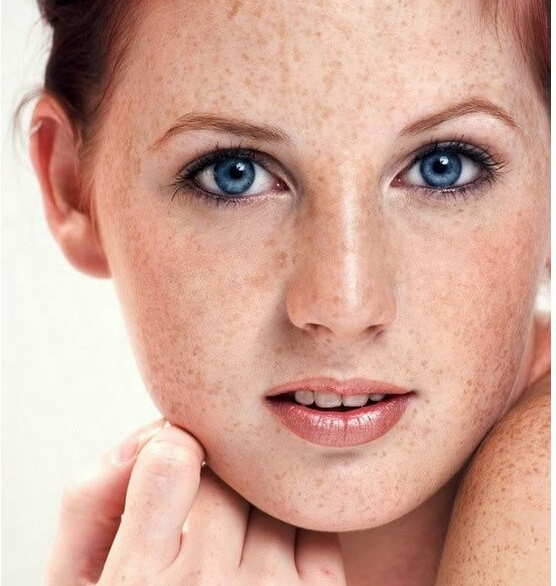
#> input picture Face image beautification/picture1.jpg, 556 x 586 px
$ python main.py   (older library calls are emulated)
#> lines starting #> are read from the running program, lines starting #| are printed output that depends on the picture; after the words box and inside, x2 and y2 are one past the last pixel; in counts of white or black regions, pixels touching at a corner belong together
import cv2 as cv
import numpy as np
import math
from PIL import Image
import matplotlib.pyplot as plt

def imgConvolve(image, kernel):
    '''
    :param image: 图片矩阵
    :param kernel: 滤波窗口
    :return:卷积后的矩阵
    '''
    img_h = int(image.shape[0])
    img_w = int(image.shape[1])
    kernel_h = int(kernel.shape[0])
    kernel_w = int(kernel.shape[1])
    # padding
    padding_h = int((kernel_h - 1) / 2)
    padding_w = int((kernel_w - 1) / 2)

    convolve_h = int(img_h + 2 * padding_h)
    convolve_W = int(img_w + 2 * padding_w)

    # 分配空间
    img_padding = np.zeros((convolve_h, convolve_W))
    # 中心填充图片
    img_padding[padding_h:padding_h + img_h, padding_w:padding_w + img_w] = image[:, :]
    # 卷积结果
    image_convolve = np.zeros(image.shape)
    # 卷积
    for i in range(padding_h, padding_h + img_h):
        for j in range(padding_w, padding_w + img_w):
            image_convolve[i - padding_h][j - padding_w] = int(
                np.sum(img_padding[i - padding_h:i + padding_h+1, j - padding_w:j + padding_w+1]*kernel))

    return image_convolve

# Prewitt Edge
def prewittEdge(image, prewitt_x, prewitt_y):
    '''
    :param image: 图片矩阵
    :param prewitt_x: 竖直方向
    :param prewitt_y:  水平方向
    :return:处理后的矩阵
    '''
    img_X = imgConvolve(image, prewitt_x)
    img_Y = imgConvolve(image, prewitt_y)

    img_prediction = np.zeros(img_X.shape)
    for i in range(img_prediction.shape[0]):
        for j in range(img_prediction.shape[1]):
            img_prediction[i][j] = max(img_X[i][j], img_Y[i][j])
    return img_prediction

# LoG filter
def LoG_filter(img, K_size=5, sigma=3):
    H, W = img.shape

    # zero padding
    pad = K_size // 2
    out = np.zeros((H + pad * 2, W + pad * 2), dtype=np.float)
    out[pad: pad + H, pad: pad + W] = img.copy().astype(np.float)
    tmp = out.copy()

    # LoG Kernel
    K = np.zeros((K_size, K_size), dtype=np.float)
    for x in range(-pad, -pad + K_size):
        for y in range(-pad, -pad + K_size):
            K[y + pad, x + pad] = (x ** 2 + y ** 2 - sigma ** 2) * np.exp(-(x ** 2 + y ** 2) / (2 * (sigma ** 2)))
    K /= (2 * np.pi * (sigma ** 6))
    K /= K.sum()

    # filtering
    for y in range(H):
        for x in range(W):
            out[pad + y, pad + x] = np.sum(K * tmp[y: y + K_size, x: x + K_size])

    out = np.clip(out, 0, 255)
    out = out[pad: pad + H, pad: pad + W].astype(np.uint8)

    return out

def main():
    src = cv.imread("picture1.jpg");
#> src is the input picture: shape (586, 556, 3); mean B, G, R 151.5, 166.6, 209
    cv.imshow("source",src)
    bilateral = cv.bilateralFilter(src, 43, 120, 15);
    cv.imshow("bilateral", bilateral)

    hsv = cv.cvtColor(bilateral, cv.COLOR_BGR2HSV)
#> hsv: shape (586, 556, 3); mean H, S, V 16.3, 76, 209.6
    (H, S, V) = cv.split(hsv)
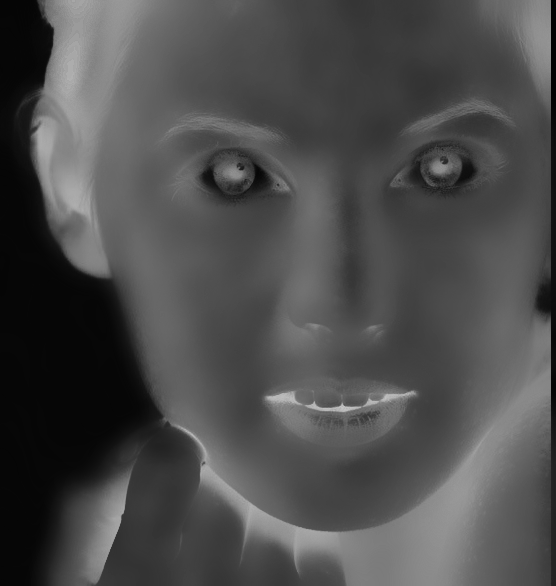
#> S: shape (586, 556); min 2, max 196, mean 76

    kernel = np.array([[0, 1, 0], [-1, 4, -1], [0, 1, 0]])
    kernel2 = np.array([[-1, -1, -1], [-1, 8, -1], [-1, -1, -1]])
    laplacian = cv.filter2D(V,-1,kernel2)
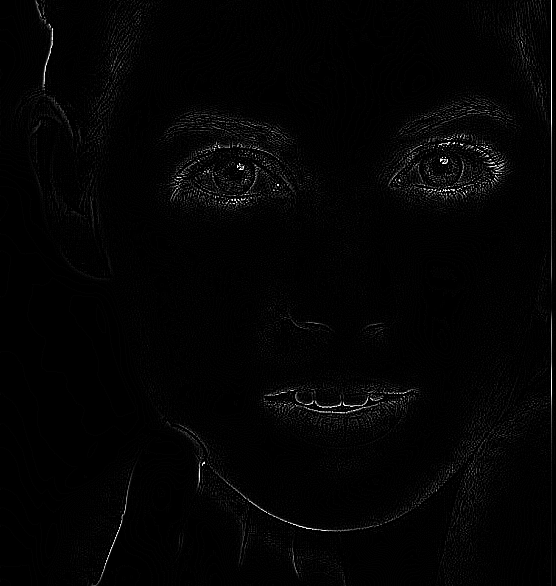
#> laplacian: shape (586, 556); min 0, max 255, mean 3.9
    cv.imshow("laplacian", laplacian)

    #out = LoG_filter(V, 5, 3)
    #cv.imshow("log", out)

    prewitt_1 = np.array([[-1, 0, 1],
                          [-1, 0, 1],
                          [-1, 0, 1]])

    prewitt_2 = np.array([[-1, -1, -1],
                          [0, 0, 0],
                          [1, 1, 1]])
    img_prewitt1 = prewittEdge(V, prewitt_1, prewitt_2)
#> in imgConvolve, `img_padding[padding_h:padding_h + img_h, padding_w:padding_w + img_w] ..`:
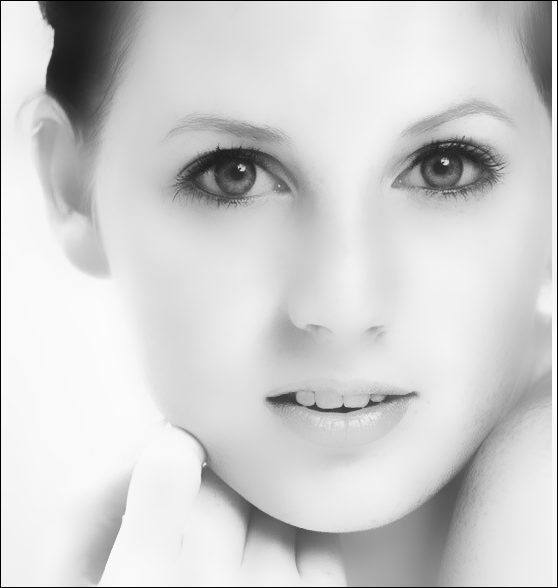
#> img_padding: shape (588, 558) float64; min 0, max 254, mean 208.1
#> after the loop in imgConvolve (call 2), `for i in range(padding_h, padding_h + img_h):`:
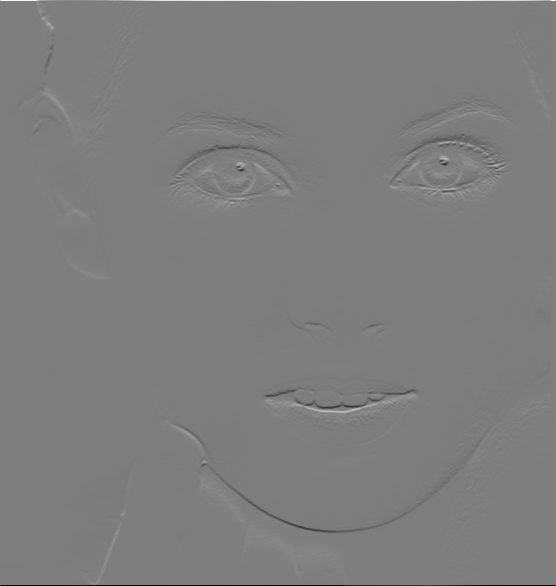
#> image_convolve: shape (586, 556) float64; min -747, max 762, mean 0.2; drawn with min black and max white
#> after the loop in prewittEdge, `for i in range(img_prediction.shape[0]):`:
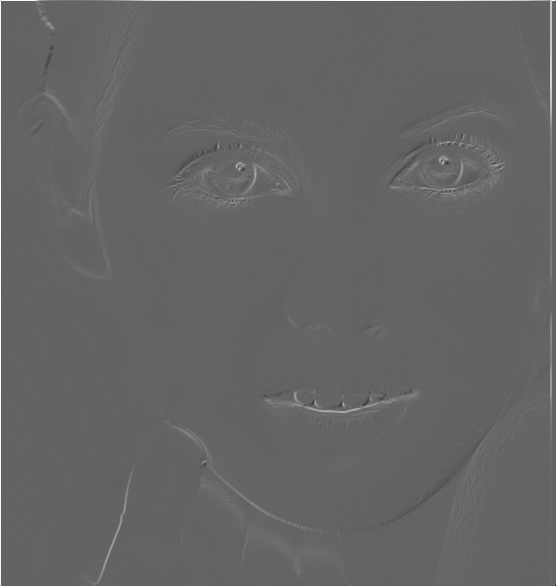
#> img_prediction: shape (586, 556) float64; min -490, max 762, mean 7.5; drawn with min black and max white
    print(V.shape, img_prewitt1.shape)
#| (586, 556) (586, 556)
    cv.imshow('prewitt', img_prewitt1)
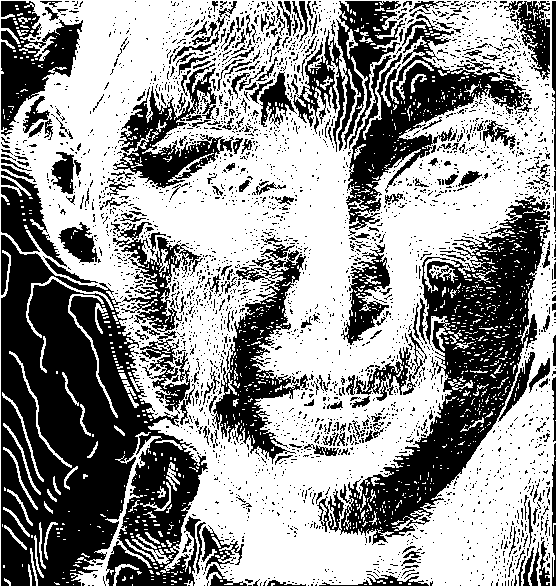
#> window 'prewitt': shape (586, 556); 57.9% white; 3076 black regions (2826 under 20 px), largest, box (x1, y1, x2, y2) and area: (1, 235, 208, 586) 42868, (317, 195, 550, 545) 22517, (346, 14, 532, 230) 10387

    sobel_1 = np.array([[-1, 0, 1],
                        [-2, 0, 2],
                        [-1, 0, 1]])

    sobel_2 = np.array([[-1, -2, -1],
                        [0, 0, 0],
                        [1, 2, 1]])
    sobel = imgConvolve(V, sobel_1)

    #V = cv.subtract(V, img_prewitt1, cv.CV_32F)
    cv.imshow("substract", sobel)
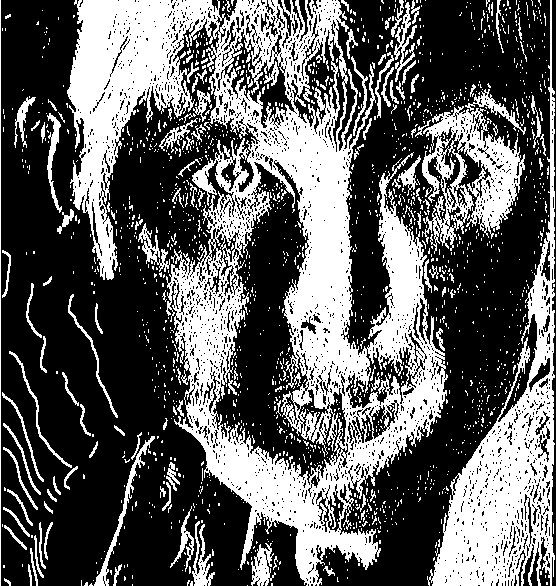
#> window 'substract': shape (586, 556); 37.2% white; 1626 white regions (1487 under 20 px), largest, box (x1, y1, x2, y2) and area: (67, 0, 448, 586) 76371, (427, 0, 555, 586) 18328, (422, 106, 525, 254) 6582

    #V = cv.add(V, img_prewitt1, int)

    merge = cv.merge([H, S, V])
    result = cv.cvtColor(merge, cv.COLOR_HSV2BGR)

    cv.imshow("result", result)

    """
    hsv = cv.cvtColor(src,cv.COLOR_BGR2HSV)
    (H,S,V) = cv.split(hsv)
    cv.imshow("H", H)
    cv.imshow("S", S)
    cv.imshow("V", V)
    """

    """
    #伽马变换
    addimg = addimg/255
    gamma = 0.8
    result = np.power(addimg,gamma)
    cv.imshow("result", result)
    """
    cv.waitKey(0);

if __name__  ==  "__main__":
    main()
